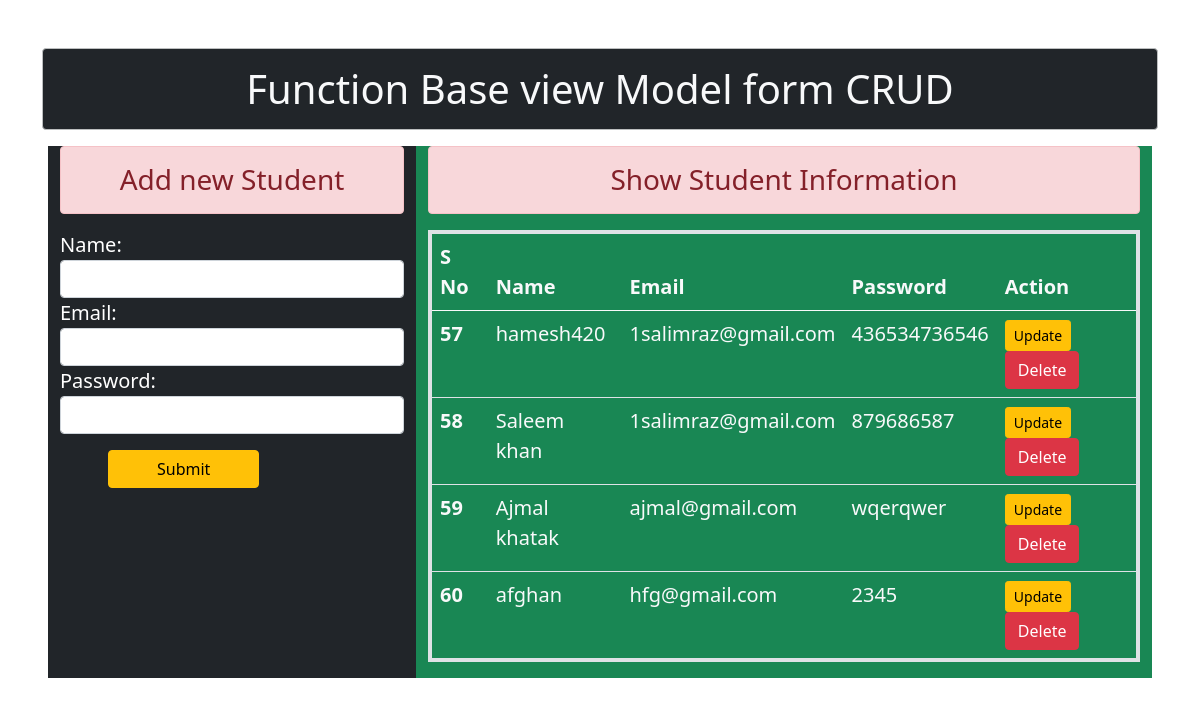
The page / on the database its author committed.
### enroll/models.py (models this page shows)
class User(models.Model):
    name=models.CharField(max_length=80)
    email=models.EmailField(max_length=80)
    password=models.CharField(max_length=80)

### enroll/views.py (the view)
# urls.py: path('',views.Add_Show,name="addandshow"),
def Add_Show(request):
 if request.method == 'POST':
    fm=StudentRegistration(request.POST)
    if fm.is_valid():
        nm=fm.cleaned_data['name']
        eml=fm.cleaned_data['email']
        pwd=fm.cleaned_data['password']
        reg=User(name=nm,email=eml,password=pwd)
        reg.save()
        fm=StudentRegistration()
 else:
     fm=StudentRegistration()
 stud=User.objects.all()
 return render(request,'enroll/AddandShow.html',{'form':fm,'stud':stud})

### enroll/forms.py
class StudentRegistration(forms.ModelForm):
  class Meta:
      model = User
      fields = ['name','email','password']
      widgets={
          'name':forms.TextInput(attrs={'class':'form-control'}),
          'email':forms.EmailInput(attrs={'class':'form-control'}),
          'password':forms.PasswordInput(attrs={'class':'form-control'}),
      }

### enroll/templates/enroll/AddandShow.html (shortened to what this page needs)
{% extends 'enroll/base.html' %}
{% block content %}
<div class="row mx-5 bg-success text-white fs-5">
    <div class="col-sm-4 bg-dark ">
        <h3 class="text-center alert  alert-danger"> Add new Student </h3>
        <form action="" method="POST">
            {{form}}
            <input type="submit" value="Submit" class="btn btn-warning my-3 px-5 mx-5">
        </form>
    </div>
    <div class="col-sm-8 col-lg">
        <h3 class="text-center alert alert-danger">Show Student Information</h3>
        <table class="table table-hover text-light border border-4 col-sm-8 col-lg">
            <thead>
                <tr>
                    <th scope="col">S No</th>
                    <th scope="col">Name</th>
                    <th scope="col">Email</th>
                    <th scope="col">Password</th>
                    <th scope="col">Action</th>
                </tr>
            </thead>
            <tbody>
                <tr>
                    {% for st in stud  %}
                    <th scope="row">{{st.id}}</th>
                    <td>{{st.name}}</td>
                    <td>{{st.email}}</td>
                    <td>{{st.password}}</td>
                    <td>
                        <a href="{% url 'update' st.id %}" class="btn btn-warning btn-sm">Update</a>
                        <form action="{% url 'delete' st.id %}" method="post" class="d-inline ">
                            <input type="submit" value="Delete" class="btn btn-danger">
                        </form>
                    </td>
                </tr>
                {% endfor  %}
            </tbody>
        </table>
    </div>
</div>
{% endblock content %}

### enroll/templates/enroll/base.html (shortened to what this page needs)
<!DOCTYPE html>
{% load static %}
<html lang="en">
<head>
   <link rel="stylesheet" href="{% static 'enroll/css/all.min.css' %}">
   <link rel="stylesheet" href="{% static 'enroll/css/bootstrap.css' %}">
</head>
<body>
    <div class="container mt-5">
        <h1 class="text-center alert alert-dark bg-dark text-light ">Function Base view Model form CRUD </h1>
    </div>
    {% block content %}
    {% endblock content%}
</body>
</html>

### rows shown on the page
User: id "57", name "hamesh420", email "1salimraz@gmail.com", password "436534736546"
User: id "58", name "Saleem khan", email "1salimraz@gmail.com", password "879686587"
User: id "59", name "Ajmal khatak", email "ajmal@gmail.com", password "wqerqwer"
User: id "60", name "afghan", email "hfg@gmail.com", password "2345"
